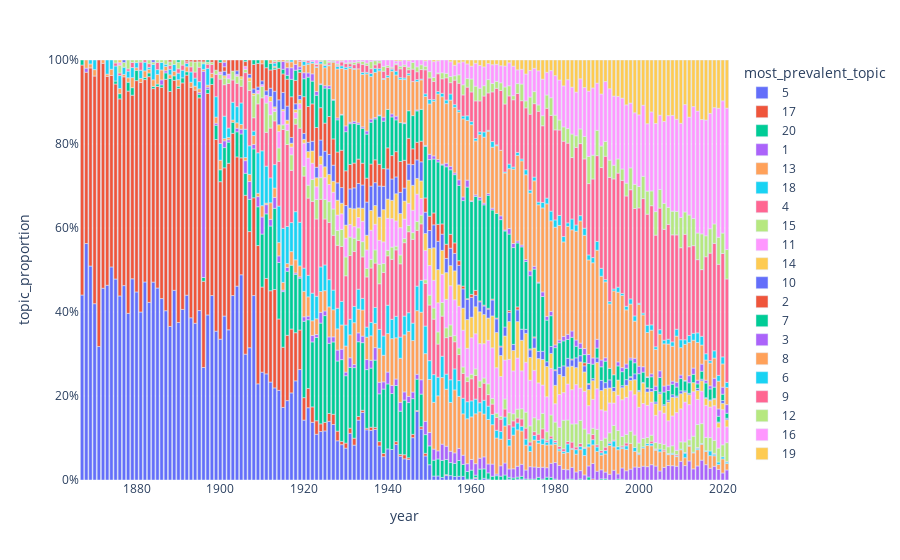

Here is the notebook cell this chart was saved with:
### Code cell
ct_topic_year_share = pd.merge(ct_topic_year, verdicts_pr_year.loc[:,["year","total_verdicts_in_year"]], left_on="year", right_on="year")
ct_topic_year_share["topic_proportion"] = ct_topic_year_share["id_verdict"]/ct_topic_year_share["total_verdicts_in_year"]

ct_topic_year_share["year"] = ct_topic_year_share["year"].astype(int)
ct_topic_year_share["most_prevalent_topic"] = (ct_topic_year_share["most_prevalent_topic"].astype(int)+1).astype(str)
# Create bar chart displaying the evolution of headers
fig = px.bar(ct_topic_year_share, x="year",y="topic_proportion",color="most_prevalent_topic")
fig.update_yaxes(tickformat=".0%", range=[0,1])
fig
